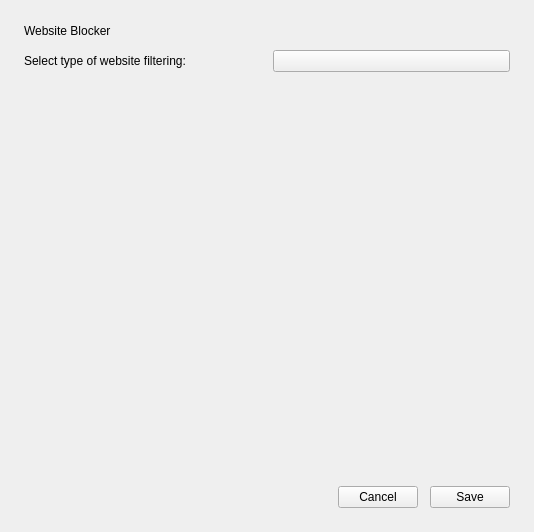
<?xml version="1.0" encoding="UTF-8"?>
<ui version="4.0">
 <class>WebsiteBlockView</class>
 <widget class="QWidget" name="WebsiteBlockView">
  <property name="geometry">
   <rect>
    <x>0</x>
    <y>0</y>
    <width>534</width>
    <height>532</height>
   </rect>
  </property>
  <property name="windowTitle">
   <string>Form</string>
  </property>
  <layout class="QHBoxLayout" name="horizontalLayout">
   <property name="leftMargin">
    <number>0</number>
   </property>
   <property name="topMargin">
    <number>0</number>
   </property>
   <property name="rightMargin">
    <number>0</number>
   </property>
   <property name="bottomMargin">
    <number>0</number>
   </property>
   <item>
    <widget class="SingleDirectionScrollArea" name="SingleDirectionScrollArea">
     <property name="styleSheet">
      <string notr="true">QScrollArea{background: transparent; border: none}</string>
     </property>
     <property name="widgetResizable">
      <bool>true</bool>
     </property>
     <widget class="QWidget" name="scrollAreaWidgetContents">
      <property name="geometry">
       <rect>
        <x>0</x>
        <y>0</y>
        <width>534</width>
        <height>532</height>
       </rect>
      </property>
      <property name="styleSheet">
       <string notr="true">QWidget#scrollAreaWidgetContents{background: transparent}</string>
      </property>
      <layout class="QVBoxLayout" name="verticalLayout">
       <property name="spacing">
        <number>12</number>
       </property>
       <property name="leftMargin">
        <number>24</number>
       </property>
       <property name="topMargin">
        <number>24</number>
       </property>
       <property name="rightMargin">
        <number>24</number>
       </property>
       <property name="bottomMargin">
        <number>24</number>
       </property>
       <item>
        <widget class="TitleLabel" name="titleLabel">
         <property name="sizePolicy">
          <sizepolicy hsizetype="Preferred" vsizetype="Fixed">
           <horstretch>0</horstretch>
           <verstretch>0</verstretch>
          </sizepolicy>
         </property>
         <property name="text">
          <string>Website Blocker</string>
         </property>
        </widget>
       </item>
       <item>
        <layout class="QHBoxLayout" name="horizontalLayout_2">
         <item>
          <widget class="BodyLabel" name="blockTypeLabel">
           <property name="sizePolicy">
            <sizepolicy hsizetype="Preferred" vsizetype="Fixed">
             <horstretch>0</horstretch>
             <verstretch>0</verstretch>
            </sizepolicy>
           </property>
           <property name="text">
            <string>Select type of website filtering: </string>
           </property>
          </widget>
         </item>
         <item>
          <widget class="ComboBox" name="blockTypeComboBox"/>
         </item>
        </layout>
       </item>
       <item>
        <widget class="Pivot" name="allowlistPivot">
         <property name="sizePolicy">
          <sizepolicy hsizetype="Minimum" vsizetype="Fixed">
           <horstretch>0</horstretch>
           <verstretch>0</verstretch>
          </sizepolicy>
         </property>
        </widget>
       </item>
       <item>
        <widget class="QStackedWidget" name="allowlistStackedWidget"/>
       </item>
       <item>
        <widget class="Pivot" name="blocklistPivot"/>
       </item>
       <item>
        <widget class="QStackedWidget" name="blocklistStackedWidget"/>
       </item>
       <item>
        <layout class="QHBoxLayout" name="horizontalLayout_4">
         <item>
          <spacer name="horizontalSpacer">
           <property name="orientation">
            <enum>Qt::Orientation::Horizontal</enum>
           </property>
           <property name="sizeHint" stdset="0">
            <size>
             <width>40</width>
             <height>20</height>
            </size>
           </property>
          </spacer>
         </item>
         <item>
          <widget class="PushButton" name="cancelButton">
           <property name="text">
            <string>Cancel</string>
           </property>
          </widget>
         </item>
         <item>
          <widget class="PrimaryPushButton" name="saveButton">
           <property name="text">
            <string>Save</string>
           </property>
          </widget>
         </item>
        </layout>
       </item>
      </layout>
     </widget>
    </widget>
   </item>
  </layout>
 </widget>
 <customwidgets>
  <customwidget>
   <class>ComboBox</class>
   <extends>QPushButton</extends>
   <header>qfluentwidgets</header>
  </customwidget>
  <customwidget>
   <class>PushButton</class>
   <extends>QPushButton</extends>
   <header>qfluentwidgets</header>
  </customwidget>
  <customwidget>
   <class>PrimaryPushButton</class>
   <extends>PushButton</extends>
   <header>qfluentwidgets</header>
  </customwidget>
  <customwidget>
   <class>SingleDirectionScrollArea</class>
   <extends>QScrollArea</extends>
   <header>qfluentwidgets</header>
   <container>1</container>
  </customwidget>
  <customwidget>
   <class>BodyLabel</class>
   <extends>QLabel</extends>
   <header>qfluentwidgets</header>
  </customwidget>
  <customwidget>
   <class>TitleLabel</class>
   <extends>QLabel</extends>
   <header>qfluentwidgets</header>
  </customwidget>
  <customwidget>
   <class>Pivot</class>
   <extends>QWidget</extends>
   <header>qfluentwidgets</header>
  </customwidget>
 </customwidgets>
 <resources/>
 <connections/>
</ui>
